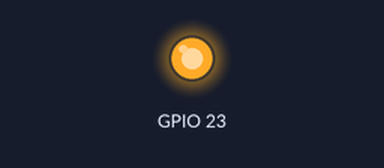
This program was run on a simulated Raspberry Pi (BCM pin numbers). Shown: output pins drawn as LEDs (lit = HIGH). At 0.0 s the program stops and its outputs stay as they are.

Above: at 0.1 s.
Timing chart, 0 to 1.5 s (numbered marks = the images above):
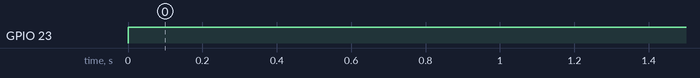

Measured:
- by itself, GPIO 23: LOW → HIGH at 0.00 s

The program:

enciende.py
```python
#!usr/bin/env/ python
## enciende.py
#Importamos la libreria y le cambiamos el nombre a GPIO
import RPi.GPIO as GPIO
#Establecemos el sistema de numeracion que queremos,
#eb este caso el sistema BCM
GPIO.setmode(GPIO.BCM)
#Configuramos el pin GPIO 23 como una salida
GPIO.setup(23, GPIO.OUT)
#Encendemos el led
GPIO.output(23, GPIO.HIGH)
```
